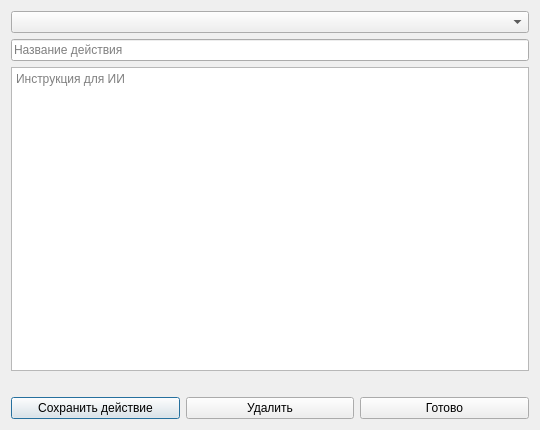
<?xml version="1.0" encoding="UTF-8"?>
<ui version="4.0"><class>PresetWindow</class><widget class="QDialog" name="PresetWindow">
<property name="windowTitle"><string>Свои действия ИИ</string></property><property name="geometry"><rect><x>0</x><y>0</y><width>540</width><height>430</height></rect></property>
<layout class="QVBoxLayout" name="verticalLayout">
<item><widget class="QComboBox" name="presetCombo"/></item>
<item><widget class="QLineEdit" name="presetName"><property name="placeholderText"><string>Название действия</string></property></widget></item>
<item><widget class="QPlainTextEdit" name="promptInput"><property name="placeholderText"><string>Инструкция для ИИ</string></property></widget></item>
<item><widget class="QLabel" name="statusLabel"><property name="wordWrap"><bool>true</bool></property></widget></item>
<item><layout class="QHBoxLayout" name="buttonsLayout">
<item><widget class="QPushButton" name="savePresetButton"><property name="text"><string>Сохранить действие</string></property></widget></item>
<item><widget class="QPushButton" name="deletePresetButton"><property name="text"><string>Удалить</string></property></widget></item>
<item><widget class="QPushButton" name="closeButton"><property name="text"><string>Готово</string></property></widget></item>
</layout></item></layout></widget><resources/><connections/></ui>
